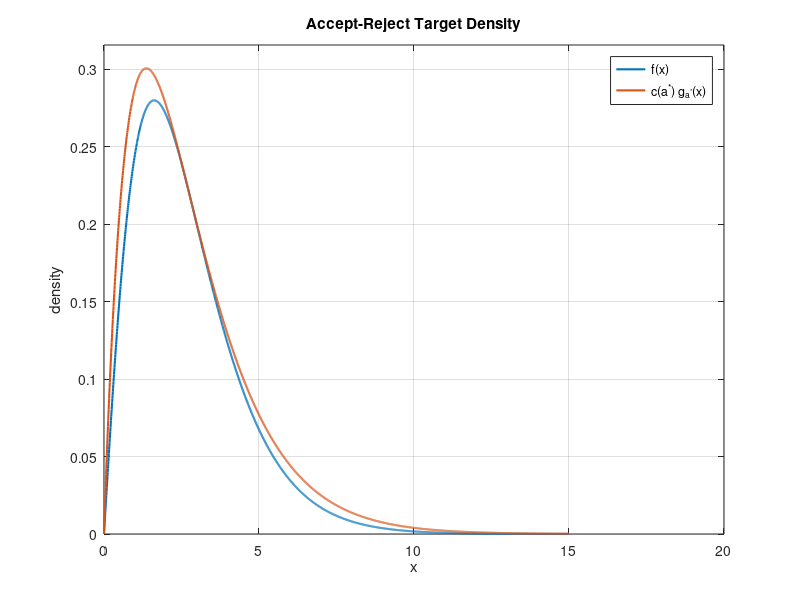

Recreate this plot in MATLAB.
a  = sqrt(3) - 1;                   
c  = exp(-a) / (3 * a^2 * (1 - a));  

x = linspace(0, 15, 2000);

f = (1/3) .* x .* (1 + x) .* exp(-x);
g = (a^2) .* x .* exp(-a .* x);
env = c .* g;

figure;
plot(x, f, 'LineWidth', 1.5); hold on;
plot(x, env, 'LineWidth', 1.5);
grid on;
xlabel('x');
ylabel('density');
legend('f(x)', 'c(a^*) g_{a^*}(x)', 'Location', 'best');
title('Accept-Reject Target Density');
ylim([0, 1.05*max(env)]);